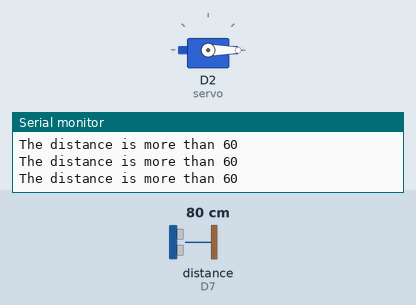
A sketch run on a simulated ESP8266 (NodeMCU). Shown: servo, the last lines printed to the serial monitor. Wiring (inferred from the names in the program): ultrasonic range finder: trigger D6; echo D7. The inputs (shaded band) are chosen by the test bench; at power-on: distance to the obstacle (sensor on D7) 80 cm. The echo pulse lasts 58.3 µs per cm; WiFi joins after 1.5 s; servers stay silent unless stated.

Above: at 3.0 s.
3.1 s: distance to the obstacle (sensor on D7) set to 11 cm
5.3 s: distance to the obstacle (sensor on D7) set to 8 cm
At 6.5 s:
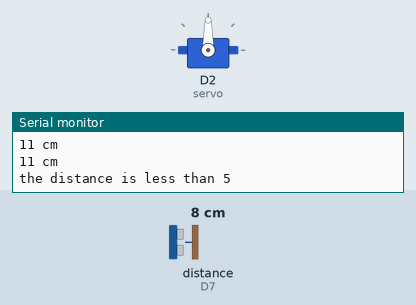
8.3 s: distance to the obstacle (sensor on D7) set to 18 cm
At 11.0 s:
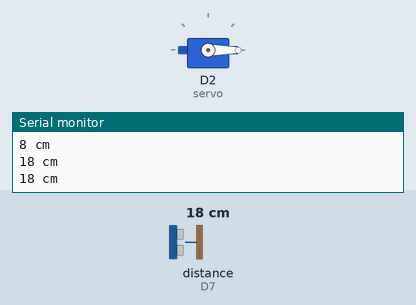
11.3 s: distance to the obstacle (sensor on D7) set to 2 cm
At 12.6 s:
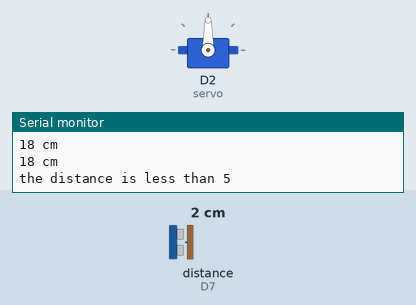
Timing chart, 0 to 15.3 s (numbered marks = the images above; inputs shaded):
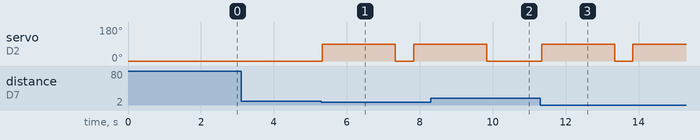

The sketch:

automatichandsanitizer.ino
```cpp
#define BLYNK_TEMPLATE_ID "TMPLBH7YiPhG"
#define BLYNK_DEVICE_NAME "HandSanitizer"
#define BLYNK_AUTH_TOKEN "EZqTNUklBS8xeOI9feQmVr_-PH43K5e5"
// Comment this out to disable prints and save space
#define BLYNK_PRINT Serial

#include <ESP8266WiFi.h>
#include <BlynkSimpleEsp8266.h>

char auth[] = BLYNK_AUTH_TOKEN;


// Your WiFi credentials.
// Set password to "" for open networks.
char ssid[] = "Kitarp";
char pass[] = "pratikdangi";

#include <Servo.h>
const int trigPin =D6;
const int echoPin =D7;
Servo servo;
int sound = 250;
void setup() {
  Serial.begin (115200);
  pinMode(trigPin, OUTPUT);
  pinMode(echoPin, INPUT);
  servo.attach(D2);
  servo.write(0);
  Blynk.begin(auth, ssid, pass);
}
void loop() {
  Blynk.run();
  long duration, distance;
  digitalWrite(trigPin, LOW);
  delayMicroseconds(2);
  digitalWrite(trigPin, HIGH);
  delayMicroseconds(10);
  digitalWrite(trigPin, LOW);
  duration = pulseIn(echoPin, HIGH);
  distance = (duration/2) / 29.1;
  Blynk.virtualWrite(V0, duration);
  Blynk.virtualWrite(V1, distance);

  if (distance < 10) {
    Serial.println("the distance is less than 5");
    servo.write(90);
    delay(2000);

    servo.write(0);


}
if (distance > 60 || distance <= 0){
  Serial.println("The distance is more than 60");
}
else {
  Serial.print(distance);
  Serial.println(" cm");
}
delay(500);
}
```

Measured:
- the behaviour switches between 10 and 9 cm on distance to the obstacle (sensor on D7) (found by bisection; images 0 and 1)
- after the input at 5.3 s, servo on D2 (servo): 0° → 90° at once, → 0° 2.0 s later, → 90° 0.50 s later
- after the input at 8.3 s, servo on D2 (servo): goes on until 9.8 s, then stays 0°
- after the input at 11.3 s, servo on D2 (servo): 0° → 90° at once, → 0° 2.0 s later, → 90° 0.50 s later
